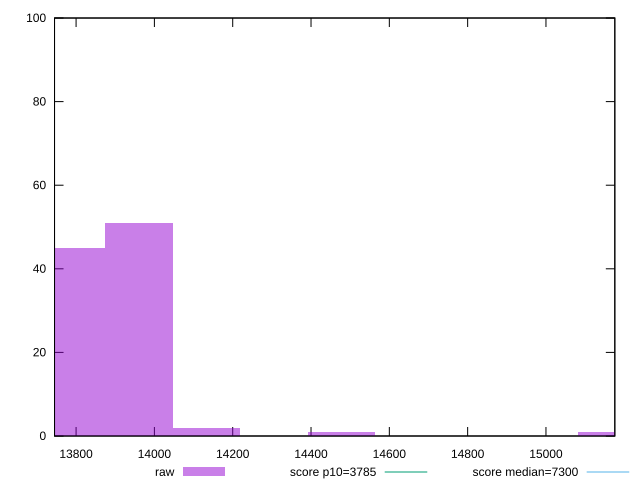

Here is the gnuplot script that generated this plot:
reset

$raw <<EOF
15167.327170004535 1
13960.835236026902 51
13788.479245458668 45
14133.191226595134 2
14477.903207731602 1
EOF

set key outside below
set boxwidth 172.35599056823335
set xrange [13744.967999999997:15175.859499999999]
set yrange [0:100]
set trange [0:100]
set style fill transparent solid 0.5 noborder

set parametric
set terminal svg size 640, 490 enhanced background rgb 'white'
set output "report_00016_2021-02-10T13-31-48.338Z/interactive/samples/pages+cached/raw/histogram.svg"

plot $raw title "raw" with boxes, \
     3785,t title "score p10=3785", \
     7300,t title "score median=7300"

reset
